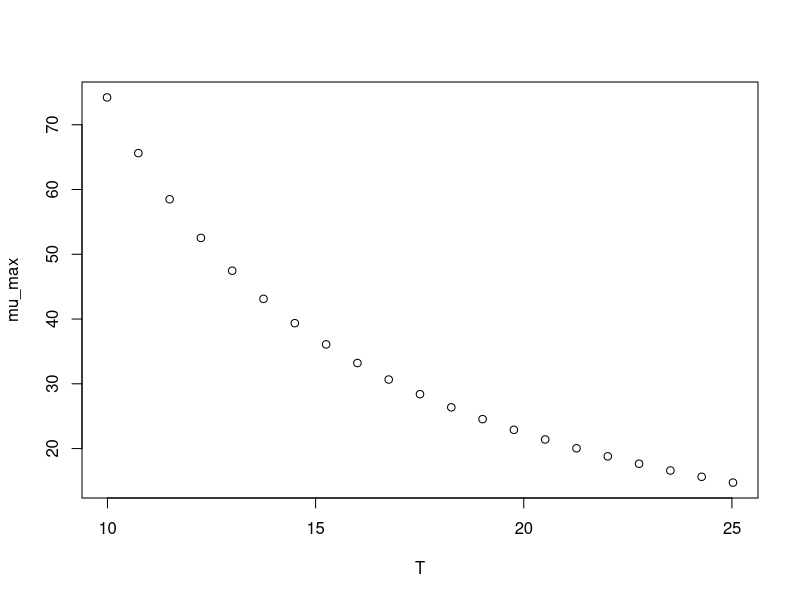

Source code (R):
#############################
# start of Parameter script
#############################
T <- seq(9.99000999000999,25.025,length.out=21)
#############################
# end of Parameter script
#############################
############################# 
# start of Model script Gropin ID 1267 
#############################
 
# constant coefficients for this model
 
variables <- data.frame(T)
argumentsPar <- expand.grid(variables)
 
# heart of the model
response_surface <- function(T) {
   mumax <-358.2/T-6.756+4503/T^2

return(mumax=mumax)
} 

# output parameters
mumax <- cbind(argumentsPar,response_surface(argumentsPar['T']))
colnames(mumax) <- c(colnames(argumentsPar),'mumax')
#############################
# End of Model script
#############################
############################# 
# start of Visualisation script Gropin ID 1267 
#############################
plot(T,mumax$mumax,
                          xlab='T',
                          ylab='mu_max')
#############################
# End of Visualisation script
#############################
